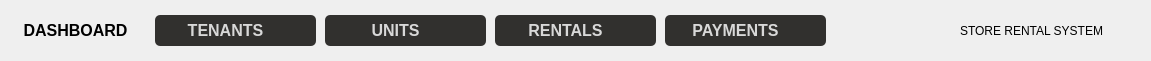
     <widget class="QWidget" name="DashBoardWidget" native="true">
      <property name="geometry">
       <rect>
        <x>0</x>
        <y>0</y>
        <width>1151</width>
        <height>61</height>
       </rect>
      </property>
      <property name="styleSheet">
       <string notr="true">QWidget {
    background-color:  #fffff;        /* Background color */
    border: 1px solid #d3d3d3;      /* Light grey border */
    border-radius: 10px;            /* Rounded corners */
    padding: 10px;                  /* Padding inside the widget */
}

/* Shadow effect */
QWidget {
    box-shadow: 5px 5px 15px rgba(0, 0, 0, 0.3);  /* Shadow with some transparency */
}

QWidget &gt; QLabel {
    background-color: transparent;              /* Transparent background for labels */
    border: none;                               /* No border for labels */
    margin: 0px;                                /* No margin for labels */
}</string>
      </property>
      <widget class="QPushButton" name="DashboardButton">
       <property name="geometry">
        <rect>
         <x>-10</x>
         <y>0</y>
         <width>171</width>
         <height>61</height>
        </rect>
       </property>
       <property name="styleSheet">
        <string notr="true">QPushButton {
    background-color: #fffff; /* Solid color */
    border: none;
    border-radius: 12px;
    color: black;
    padding: 4px 5px;
    text-align: center;
    font-size: 16px;
    font-weight: bold;
    min-width: 10px;
    min-height: 4px;
    margin: 5px;
	
}

QPushButton:hover {
    background-color: #94908D; /* Solid color on hover */
}

QPushButton:pressed {
    background-color: #94908D; /* Solid color on pressed */
}

QPushButton:disabled {
    background-color: #111111; /* Solid color on disabled */
    color: #fffff;
}
</string>
       </property>
       <property name="text">
        <string>DASHBOARD</string>
       </property>
       <property name="icon">
        <iconset>
         <normaloff>:/icons/house.png</normaloff>:/icons/house.png</iconset>
       </property>
       <property name="iconSize">
        <size>
         <width>25</width>
         <height>25</height>
        </size>
       </property>
      </widget>
      <widget class="QPushButton" name="RentalsButton">
       <property name="geometry">
        <rect>
         <x>490</x>
         <y>10</y>
         <width>171</width>
         <height>41</height>
        </rect>
       </property>
       <property name="styleSheet">
        <string notr="true">QPushButton {
    background-color: #31302E; /* Solid color */
    border: none;
    border-radius: 5px;
    color: #d8d8d8;
    padding: 4px 5px;
    text-align: center;
    font-size: 16px;
    font-weight: bold;
    min-width: 10px;
    min-height: 4px;
    margin: 5px;
	padding-right: 25px;
	
}

QPushButton:hover {
    background-color: #94908D; /* Solid color on hover */
}

QPushButton:pressed {
    background-color: #94908D; /* Solid color on pressed */
}

QPushButton:disabled {
    background-color: #000000; /* Solid color on disabled */
    color: #757575;
}
</string>
       </property>
       <property name="text">
        <string>RENTALS</string>
       </property>
       <property name="icon">
        <iconset resource="../Finalproj-main/resources.qrc">
         <normaloff>:/icons/D:/key-3-16.ico</normaloff>:/icons/D:/key-3-16.ico</iconset>
       </property>
       <property name="iconSize">
        <size>
         <width>19</width>
         <height>19</height>
        </size>
       </property>
      </widget>
      <widget class="QPushButton" name="UnitsButton">
       <property name="geometry">
        <rect>
         <x>320</x>
         <y>10</y>
         <width>171</width>
         <height>41</height>
        </rect>
       </property>
       <property name="styleSheet">
        <string notr="true">QPushButton {
    background-color: #31302E; /* Solid color */
    border: none;
    border-radius: 5px;
    color: #d8d8d8;
    padding: 4px 5px;
    text-align: center;
    font-size: 16px;
    font-weight: bold;
    min-width: 10px;
    min-height: 4px;
    margin: 5px;
	padding-right: 25px;
	
}

QPushButton:hover {
    background-color: #94908D; /* Solid color on hover */
}

QPushButton:pressed {
    background-color: #94908D; /* Solid color on pressed */
}

QPushButton:disabled {
    background-color: #000000; /* Solid color on disabled */
    color: #757575;
}
</string>
       </property>
       <property name="text">
        <string>UNITS</string>
       </property>
       <property name="icon">
        <iconset resource="../Finalproj-main/resources.qrc">
         <normaloff>:/icons/D:/edit-property-16.ico</normaloff>:/icons/D:/edit-property-16.ico</iconset>
       </property>
       <property name="iconSize">
        <size>
         <width>19</width>
         <height>19</height>
        </size>
       </property>
      </widget>
      <widget class="QPushButton" name="TenantsButton">
       <property name="geometry">
        <rect>
         <x>150</x>
         <y>10</y>
         <width>171</width>
         <height>41</height>
        </rect>
       </property>
       <property name="styleSheet">
        <string notr="true">QPushButton {
    background-color: #31302E; /* Solid color */
    border: none;
    border-radius: 5px;
    color: #d8d8d8;
    padding: 4px 5px;
    text-align: center;
    font-size: 16px;
    font-weight: bold;
    min-width: 10px;
    min-height: 4px;
    margin: 5px;
	padding-right: 25px;
	
}

QPushButton:hover {
    background-color: #94908D; /* Solid color on hover */
}

QPushButton:pressed {
    background-color: #94908D; /* Solid color on pressed */
}

QPushButton:disabled {
    background-color: #000000; /* Solid color on disabled */
    color: #757575;
}
</string>
       </property>
       <property name="text">
        <string>TENANTS</string>
       </property>
       <property name="icon">
        <iconset resource="../Finalproj-main/resources.qrc">
         <normaloff>:/icons/D:/user-3-16.ico</normaloff>:/icons/D:/user-3-16.ico</iconset>
       </property>
       <property name="iconSize">
        <size>
         <width>19</width>
         <height>19</height>
        </size>
       </property>
      </widget>
      <widget class="QPushButton" name="PaymentsButton">
       <property name="geometry">
        <rect>
         <x>660</x>
         <y>10</y>
         <width>171</width>
         <height>41</height>
        </rect>
       </property>
       <property name="styleSheet">
        <string notr="true">QPushButton {
    background-color: #31302E; /* Solid color */
    border: none;
    border-radius: 5px;
    color: #d8d8d8;
    padding: 4px 5px;
    text-align: center;
    font-size: 16px;
    font-weight: bold;
    min-width: 10px;
    min-height: 4px;
    margin: 5px;
	padding-right: 25px;
	
}

QPushButton:hover {
    background-color: #94908D; /* Solid color on hover */
}

QPushButton:pressed {
    background-color: #94908D; /* Solid color on pressed */
}

QPushButton:disabled {
    background-color: #000000; /* Solid color on disabled */
    color: #757575;
}
</string>
       </property>
       <property name="text">
        <string>PAYMENTS</string>
       </property>
       <property name="icon">
        <iconset resource="../Finalproj-main/resources.qrc">
         <normaloff>:/icons/D:/credit-card-6-16.ico</normaloff>:/icons/D:/credit-card-6-16.ico</iconset>
       </property>
       <property name="iconSize">
        <size>
         <width>19</width>
         <height>19</height>
        </size>
       </property>
      </widget>
      <widget class="QLabel" name="TotalUnits_9">
       <property name="geometry">
        <rect>
         <x>960</x>
         <y>10</y>
         <width>161</width>
         <height>41</height>
        </rect>
       </property>
       <property name="font">
        <font>
         <family>MS Shell Dlg 2</family>
         <pointsize>8</pointsize>
         <italic>false</italic>
         <bold>false</bold>
        </font>
       </property>
       <property name="styleSheet">
        <string notr="true">font-size: 12px;
font: 8pt &quot;MS Shell Dlg 2&quot;;
bold: off;</string>
       </property>
       <property name="text">
        <string>STORE RENTAL SYSTEM</string>
       </property>
      </widget>
      <zorder>DashboardButton</zorder>
      <zorder>RentalsButton</zorder>
      <zorder>UnitsButton</zorder>
      <zorder>PaymentsButton</zorder>
      <zorder>TenantsButton</zorder>
      <zorder>TotalUnits_9</zorder>
     </widget>
